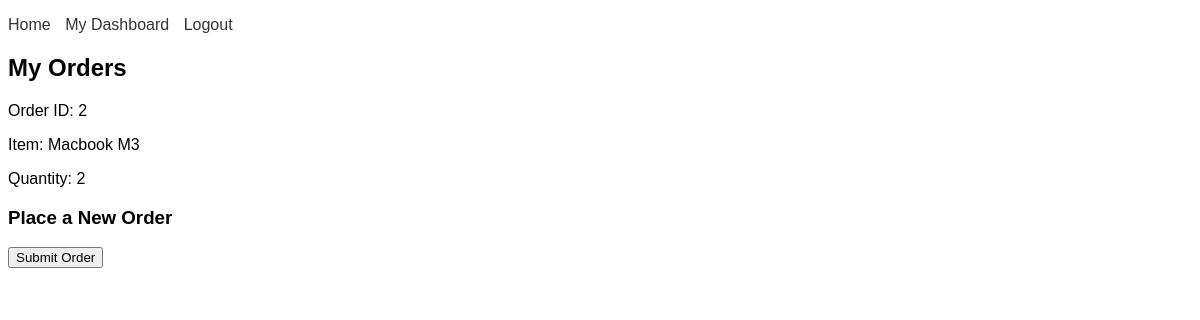
Page /dashboard/ (signed in) on the earlier database version.
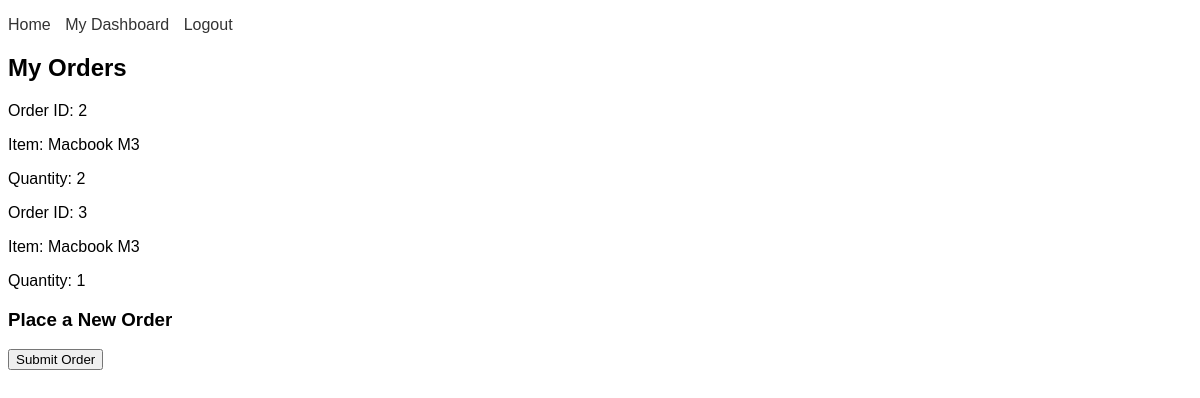
Same page on the later database version.
### store/models.py (models this page shows, shortened)
class Order(models.Model):
    customer = models.ForeignKey(Customer, related_name='orders', on_delete=models.CASCADE)
    item = models.ForeignKey(Item, related_name='orders', on_delete=models.SET_NULL, null=True)
    quantity = models.IntegerField(default=1)
    time = models.DateTimeField(auto_now_add=True)

class Item(models.Model):
    name = models.CharField(max_length=255)
    price = models.DecimalField(max_digits=10, decimal_places=2)
    description = models.TextField(blank=True, null=True)
    in_stock = models.BooleanField(default=True)
    image = models.ImageField(upload_to='item_images/', blank=True, null=True)

### store/views.py (the view)
# urls.py: path('dashboard/', views.dashboard, name='dashboard'),
@login_required
def dashboard(request):
    if request.method == 'POST':
        form = OrderForm(request.POST)
        if form.is_valid():
            order = form.save(commit=False)
            order.customer = request.user.customer
            order.save()
            return redirect('dashboard')
    else:
        form = OrderForm()
    orders = request.user.customer.orders.all()
    return render(request, 'store/dashboard.html', {'orders': orders, 'form': form})

### store/templates/store/dashboard.html (shortened to what this page needs)
{% extends 'base.html' %}
{% block content %}
<h2>My Orders</h2>
<div class="orders">
    {% for order in orders %}
    <div class="order">
        <p>Order ID: {{ order.id }}</p>
        <p>Item: {{ order.item.name }}</p>
        <p>Quantity: {{ order.quantity }}</p>
    </div>
    {% endfor %}
</div>
<h3>Place a New Order</h3>
<form method="post">
    <button type="submit">Submit Order</button>
</form>
{% endblock %}

### store/templates/base.html (shortened to what this page needs)
<!DOCTYPE html>
<html lang="en">
<head>
    {% load static %}
    <link rel="stylesheet" href="{% static 'css/style.css' %}" />
</head>
<body>
    <header>
        <nav>
            <ul>
                <li><a href="{% url 'home' %}">Home</a></li>
                {% if user.is_authenticated %}
                    <li><a href="{% url 'dashboard' %}">My Dashboard</a></li>
                    <li><a href="{% url 'account_logout' %}">Logout</a></li>
                {% else %}
                    <li><a href="{% url 'account_login' %}">Login</a></li>
                    <li><a href="{% url 'account_signup' %}">Sign Up</a></li>
                {% endif %}
            </ul>
        </nav>
    </header>
    <main>
        {% block content %}{% endblock %}
    </main>
</body>
</html>

### store/static/css/style.css (style rules this page uses)
body { font-family: Arial, sans-serif; }
nav ul { list-style-type: none; padding: 0; }
nav ul li { display: inline; margin-right: 10px; }
nav ul li a { text-decoration: none; color: #333; }

Differences in the rows shown:
added Order: id "3", item.name "Macbook M3", quantity "1"
